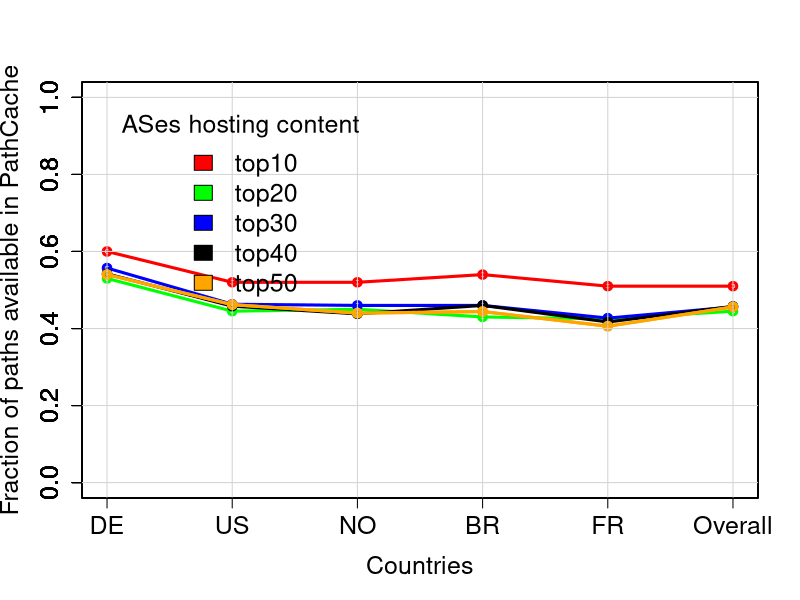

This chart was generated by the following R code:
#overall<-c(0.57, 0.37, 0.33, 0.33, 0.299)
CC<-c('DE', 'US', 'NO', 'BR', 'FR', 'Overall')
top10<-c(0.6, 0.52, 0.52, 0.54, 0.51, 0.51)
top20<-c(0.53, 0.445, 0.45, 0.43, 0.425, 0.445)
top30<-c(0.557, 0.463, 0.46, 0.46, 0.427, 0.456)
top40<-c(0.542, 0.458, 0.438, 0.46, 0.417, 0.4575)
top50<-c(0.54, 0.462, 0.44, 0.444, 0.406, 0.456)
x=c(1,2,3,4,5,6)

plot(x=x, y=top10, col="red", type="o", ylim=c(0:1),ylab="Fraction of paths available in PathCache", xlab="Countries", cex.lab=1.5, cex.axis=1.5,lwd=3, xaxt="n")
par(new=TRUE)
plot(x=x, y=top20, col="green", type="o", ylim=c(0:1), ylab="", xlab="",cex.axis=1.5,lwd=3, xaxt="n")
par(new=TRUE)
plot(x=x, y=top30, col="blue", type="o", ylim=c(0:1), ylab="", xlab="",cex.axis=1.5,lwd=3, xaxt="n")
par(new=TRUE)
plot(x=x, y=top40, col="black", type="o", ylim=c(0:1), ylab="", xlab="",cex.axis=1.5,lwd=3, xaxt="n")

par(new=TRUE)
plot(x=x, y=top50, col="orange", type="o", ylim=c(0:1), ylab="", xlab="",cex.axis=1.5,lwd=3, xaxt="n")
par(new=TRUE)
plot(x=x, y=top50, col="orange", type="o", ylim=c(0:1), ylab="", xlab="",cex.axis=1.5,lwd=3, xaxt="n")
grid(lty=1)
axis(1,at=1:6,labels=CC, cex.axis=1.5)
legend("topleft", ncol=1, c("top10", "top20", "top30", "top40", "top50"), fill=c("red", "green", "blue", "black", "orange"), title="ASes hosting content", bty="n", cex=1.5,inset=0.05)
